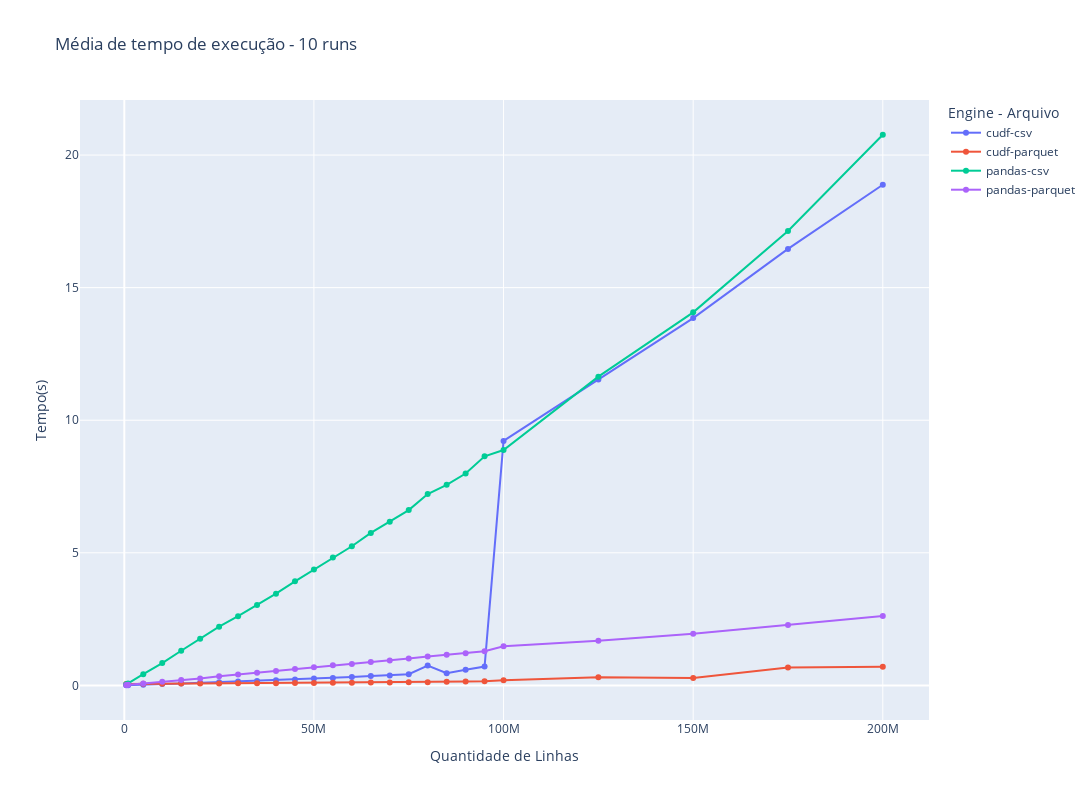

Here is the notebook cell this chart was saved with:
### Code cell
fig = px.line(
    df_mean,
    x='size',
    y='time',
    color='engine_file',
    height=800,
    width=1200,
    title='Média de tempo de execução - 10 runs',
    markers=True,
     labels={
        'time': 'Tempo(s)',
        'size': 'Quantidade de Linhas',
        'engine_file': 'Engine - Arquivo'
    }
)

fig.show()

### Figure 1 — Plotly figure (JSON) as saved in the notebook; plotly's stock layout.template omitted (floating-point values rounded to 4 significant figures)
{"data": [{"hovertemplate": "Engine - Arquivo=cudf-csv<br>Quantidade de Linhas=%{x}<br>Tempo(s)=%{y}<extra></extra>", "legendgroup": "cudf-csv", "line": {"color": "#636efa", "dash": "solid"}, "marker": {"symbol": "circle"}, "mode": "lines+markers", "name": "cudf-csv", "orientation": "v", "showlegend": true, "type": "scatter", "x": [500000, 1000000, 5000000, 10000000, 15000000, 20000000, 25000000, 30000000, 35000000, 40000000, 45000000, 50000000, 55000000, 60000000, 65000000, 70000000, 75000000, 80000000, 85000000, 90000000, 95000000, 100000000, 125000000, 150000000, 175000000, 200000000], "xaxis": "x", "y": [0.005047, 0.008387, 0.02768, 0.05183, 0.07299, 0.0987, 0.1216, 0.1446, 0.1682, 0.1948, 0.2189, 0.255, 0.2768, 0.3166, 0.3539, 0.3755, 0.4207, 0.7478, 0.4558, 0.5863, 0.7094, 9.221, 11.54, 13.85, 16.46, 18.88], "yaxis": "y"}, {"hovertemplate": "Engine - Arquivo=cudf-parquet<br>Quantidade de Linhas=%{x}<br>Tempo(s)=%{y}<extra></extra>", "legendgroup": "cudf-parquet", "line": {"color": "#EF553B", "dash": "solid"}, "marker": {"symbol": "circle"}, "mode": "lines+markers", "name": "cudf-parquet", "orientation": "v", "showlegend": true, "type": "scatter", "x": [500000, 1000000, 5000000, 10000000, 15000000, 20000000, 25000000, 30000000, 35000000, 40000000, 45000000, 50000000, 55000000, 60000000, 65000000, 70000000, 75000000, 80000000, 85000000, 90000000, 95000000, 100000000, 125000000, 150000000, 175000000, 200000000], "xaxis": "x", "y": [0.05417, 0.05463, 0.06034, 0.0641, 0.06738, 0.07017, 0.07425, 0.07786, 0.08044, 0.08356, 0.08805, 0.09247, 0.09521, 0.09865, 0.1046, 0.1074, 0.1147, 0.1143, 0.1367, 0.1453, 0.1546, 0.1927, 0.3053, 0.2759, 0.6726, 0.702], "yaxis": "y"}, {"hovertemplate": "Engine - Arquivo=pandas-csv<br>Quantidade de Linhas=%{x}<br>Tempo(s)=%{y}<extra></extra>", "legendgroup": "pandas-csv", "line": {"color": "#00cc96", "dash": "solid"}, "marker": {"symbol": "circle"}, "mode": "lines+markers", "name": "pandas-csv", "orientation": "v", "showlegend": true, "type": "scatter", "x": [500000, 1000000, 5000000, 10000000, 15000000, 20000000, 25000000, 30000000, 35000000, 40000000, 45000000, 50000000, 55000000, 60000000, 65000000, 70000000, 75000000, 80000000, 85000000, 90000000, 95000000, 100000000, 125000000, 150000000, 175000000, 200000000], "xaxis": "x", "y": [0.04103, 0.07487, 0.4207, 0.8428, 1.305, 1.761, 2.214, 2.61, 3.033, 3.459, 3.923, 4.374, 4.819, 5.247, 5.749, 6.168, 6.611, 7.216, 7.563, 7.989, 8.639, 8.876, 11.64, 14.07, 17.14, 20.77], "yaxis": "y"}, {"hovertemplate": "Engine - Arquivo=pandas-parquet<br>Quantidade de Linhas=%{x}<br>Tempo(s)=%{y}<extra></extra>", "legendgroup": "pandas-parquet", "line": {"color": "#ab63fa", "dash": "solid"}, "marker": {"symbol": "circle"}, "mode": "lines+markers", "name": "pandas-parquet", "orientation": "v", "showlegend": true, "type": "scatter", "x": [500000, 1000000, 5000000, 10000000, 15000000, 20000000, 25000000, 30000000, 35000000, 40000000, 45000000, 50000000, 55000000, 60000000, 65000000, 70000000, 75000000, 80000000, 85000000, 90000000, 95000000, 100000000, 125000000, 150000000, 175000000, 200000000], "xaxis": "x", "y": [0.01193, 0.02208, 0.07154, 0.1325, 0.199, 0.2638, 0.3458, 0.4103, 0.4753, 0.5443, 0.6208, 0.6807, 0.7595, 0.8087, 0.8835, 0.9393, 1.017, 1.093, 1.152, 1.21, 1.287, 1.476, 1.687, 1.947, 2.279, 2.617], "yaxis": "y"}], "layout": {"height": 800, "legend": {"title": {"text": "Engine - Arquivo"}, "tracegroupgap": 0}, "title": {"text": "Média de tempo de execução - 10 runs"}, "width": 1200, "xaxis": {"anchor": "y", "domain": [0, 1], "title": {"text": "Quantidade de Linhas"}}, "yaxis": {"anchor": "x", "domain": [0, 1], "title": {"text": "Tempo(s)"}}}}
